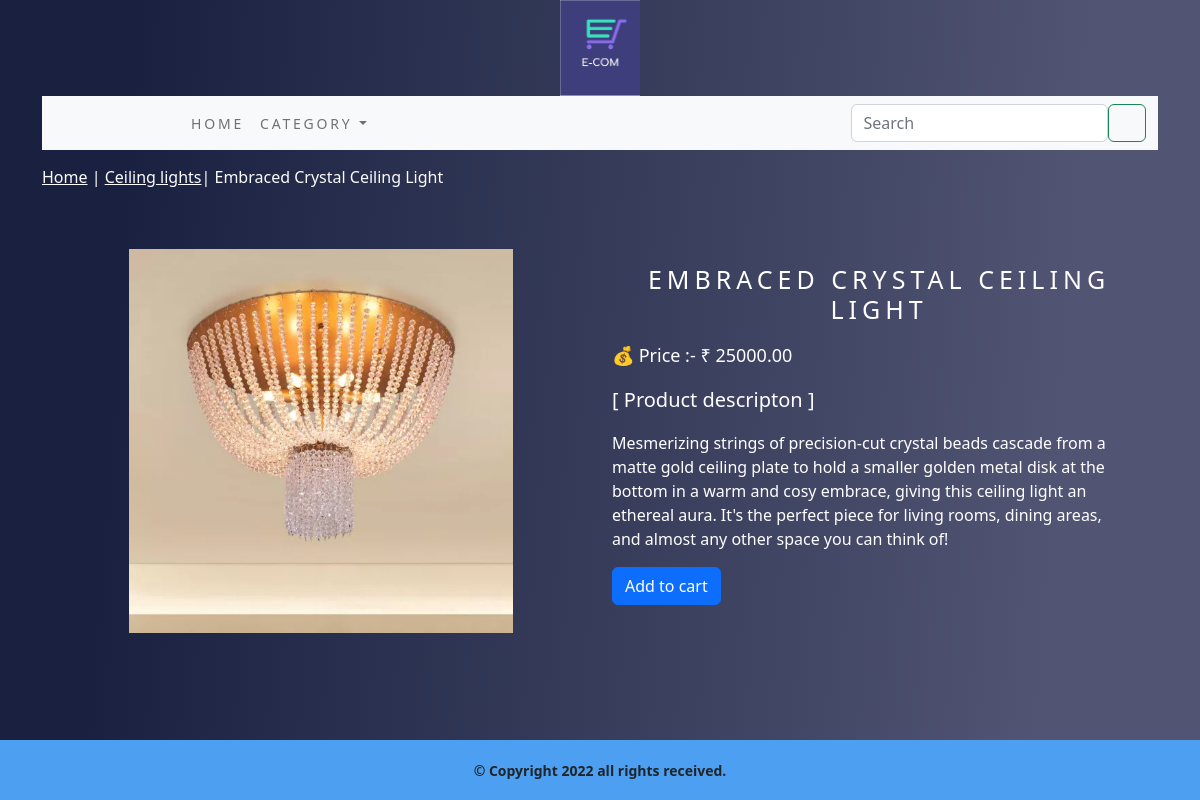
Screenshot of /ceiling-lights/embraced-crystal-ceiling-light/ with the database file from the repository.
### shoppingApp/models.py (models this page shows, shortened)
class Product(models.Model):
    name = models.CharField(max_length=250, unique=True)
    slug = models.SlugField(max_length=250, unique=True)
    description = models.TextField(blank=True)
    price = models.DecimalField(max_digits=10, decimal_places=2)
    category = models.ForeignKey(Category,on_delete=models.CASCADE)
    image = models.ImageField(upload_to='product', blank=True)
    stock = models.IntegerField()
    available = models.BooleanField(default=True)
    created = models.DateTimeField(auto_now_add=True)
    updated = models.DateTimeField(auto_now=True)
    class Meta:
        ordering = ('name',)
        verbose_name = 'product'
        verbose_name_plural = 'products'

class Category(models.Model):
    name = models.CharField(max_length=250, unique=True)
    slug = models.SlugField(max_length=250, unique=True)
    description = models.TextField(blank=True)
    image = models.ImageField(upload_to='category', blank=True)
    class Meta:
        ordering = ('name',)
        verbose_name = 'category'
        verbose_name_plural = 'categories'
    def get_url(self):
        return reverse('shoppingApp:products_by_category',args=[self.slug])
    def __str__(self):
        return '{}'.format(self.name)

### shoppingApp/views.py (the view)
# urls.py: path('<slug:c_slug>/<slug:product_slug>/',views.proDetail,name="prodCatDetail"),
def proDetail(request,c_slug,product_slug):
    try:
        product = Product.objects.get(category__slug=c_slug,slug=product_slug)
    except Exception as e:
        raise e
    return render(request,'product.html',{'product':product})

### cart/context_processors.py (called while the page is built)
def counter(request):
    item_count = 0
    if 'admin' in request.path:
        return {}
    else:
        try:
            cart = Cart.objects.filter(cart_id=_cart_id(request))
            cart_items = CartItem.objects.all().filter(cart=cart[:1])
            for cart_item in cart_items:
                item_count += cart_item.quantity
        except Cart.DosesNotExist:
            item_count = 0
    return dict(item_count=item_count)

### cart/views.py (called while the page is built)
def _cart_id(request):
    cart = request.session.session_key
    if not cart:
        cart = request.session.create()
    return cart

### shoppingApp/context_processors.py (called while the page is built)
def menu_links(request):
    links = Category.objects.all()
    return dict(links=links)

### templates/product.html (shortened to what this page needs)
{% extends 'base.html' %}
{% load static %}
{% block content %}
<div class="row prod_row_class">
        <div class="mx_auto">
                <p class="text_clr_pro"><a class="text_clr_pro"  href="{% url 'shoppingApp:allProCat' %}">Home</a> | <a class="text_clr_pro" href="{{ product.category.get_url }}">{{product.category}}</a>| {{product.name}} </p>
        </div>
</div>
<div class="container">
<br>
<div class="row">
        <div class="col-12 col-sm-12 col-md-12 col-lg-6 text-center">
                <div style="min-width: 18rem;">
                        <img class="pro_page_img" src="{{product.image.url}}" alt="{{product.name}}">
                </div>
        </div>
                <div class="col-12 col-sm-12 col-md-12 col-lg-6">
                        <div>
                       <h2 class="prod_name text-center">{{product.name}}</h2>
                       <p class="price">💰 Price :- ₹ {{product.price}}</p>
                       <p class="prod_desc">[ Product descripton ]</p>
                       <p class="prod_text text-justify">{{product.description}}</p>
                       {% if product.stock <= 0 %}
                       <p class="prod_text text-justify"><b>Out of stock</b></p>
                       {% else %}
                       <a href="{% url 'cart:add_cart' product.id %}" class="btn btn-primary">Add to cart</a>
                       {% endif %}
                </div></div>
        </div>
</div><br></div>
{% endblock %}

### static/css/custom.css (style rules this page uses)
html { height: 100%; }
body { background-image: linear-gradient( 94.3deg, rgba(26,33,64,1) 10.9%, rgba(81,84,115,1) 87.1% ); display: flex; flex-direction:column; flex-grow: 1; min-height: 100%; }
.text_clr_pro { color: rgb(252, 252, 252); }
.prod_row_class { padding-top: 15px; padding-bottom: 20px; }
.prod_row_class .mx_auto { font-size: 16px; text-decoration: none; }
.pro_page_img { width: 24rem; }
.prod_name { color: white; font-size: 25px; text-transform: uppercase; letter-spacing: .2em; padding-top: 15px; padding-bottom: 10px; }
.prod_text { padding-right: 20px; color: white; }
.price { color: white; font-size: 18px; }
.prod_desc { color: white; font-size: 20px; }

### rows the page displays
Product: category "Ceiling lights", name "Embraced Crystal Ceiling Light", image (picture), name "EMBRACED CRYSTAL CEILING LIGHT", price "25000.00", description "Mesmerizing strings of precision-cut crystal beads cascade from a matte gold ceiling plate to hold a smaller golden metal disk at the bottom in a warm and cosy embrace, giving this ceiling light an ethereal aura. It's the perfect piece for living rooms, dining areas, and almost any other space you can think of!"
